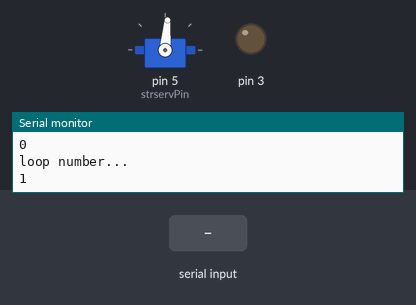
Bench run of a sketch on a simulated Arduino Uno, built with avr-gcc and run on an emulated ATmega328P. Shown: servo, output pins drawn as LEDs (lit = HIGH), the last lines printed to the serial monitor. Inputs (shaded band) come from the test bench.

Above: at 1.2 s.
1.3 s: "l" received over Serial
At 3.2 s:
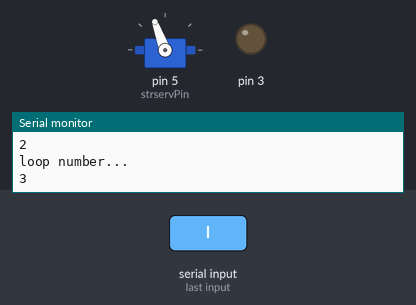
3.5 s: "r" received over Serial
At 4.8 s:
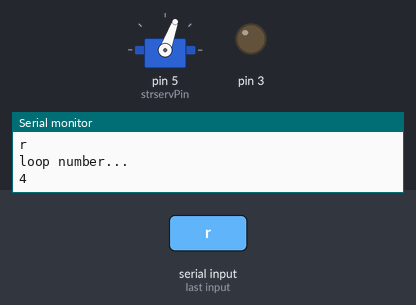
5.5 s: "1" received over Serial
At 6.3 s:
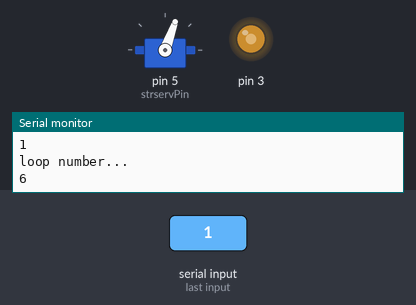
7.5 s: "c" received over Serial
At 9.1 s:
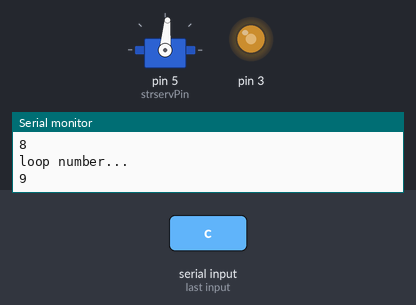
9.5 s: "l" received over Serial
At 10.6 s:
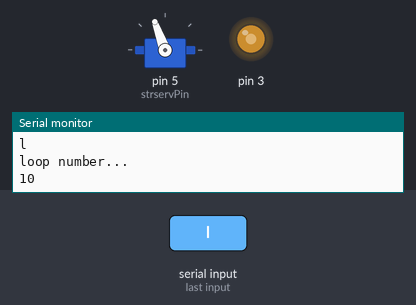
Timing chart, 0 to 12.5 s (numbered marks = the images above; inputs shaded):
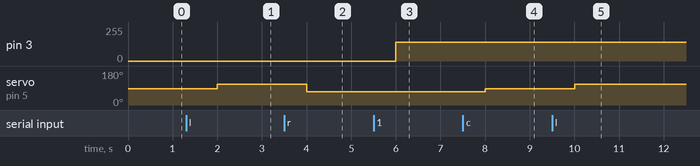

Measured:
- after the input at 1.3 s, servo on pin 5 (strservPin): 85° → 110° after 0.70 s
- after the input at 3.5 s, servo on pin 5 (strservPin): 110° → 70° after 0.50 s
- after the input at 5.5 s, pin 3: 0/255 → 140/255 after 0.50 s
- after the input at 7.5 s, servo on pin 5 (strservPin): 70° → 85° after 0.50 s
- after the input at 9.5 s, servo on pin 5 (strservPin): 85° → 110° after 0.50 s

The sketch:

serial_controlled_robot_code_ino.ino
```cpp
#include <Servo.h>;

const int strservPin = 5;

String oldinfo = "";
String info = "";
int steerpos = 85;
int motorspeed = 0;
int motordi = 0;
int lnum = 0;

Servo steerServo;

void setup()
{
  // start serial port at 9600 bps:
  Serial.begin(9600);
  Serial.println("i have activated this port");
  steerServo.attach(strservPin);
  steerServo.write(85);
}

void loop(){
  if (Serial.available()){
    char mychar = (char)Serial.read();
    info += mychar;
    Serial.println(info);
  }
  Serial.println("loop number...");
  Serial.println(lnum);
  lnum = lnum + 1;


    if (info == "l"){
        steerpos = 110;
    } else if (info == "r"){
        steerpos = 70;
    } else if (info == "c"){
        steerpos = 85;
    } else if (info == "R"){
        motordi = 1;
    } else if (info == "F"){
        motordi = 0;
    } else if (info == "0"){
        motorspeed = 0;
    } else if (info == "1"){
        motorspeed  = 140;
    } else if(info == "2"){
        motorspeed = 160;
    } else if(info == "3"){
        motorspeed = 180;
    } else if(info == "4"){
        motorspeed = 200;
    } else if(info == "5"){
        motorspeed = 220;
    } else if (info == "6"){
        motorspeed  = 240;
    } else if (info == "7"){
        motorspeed = 250;
    }


  steerServo.write(steerpos);

  if(motordi == 0){
    digitalWrite(12,LOW);
  } else {
    digitalWrite(12,HIGH);
  }
  digitalWrite(9,LOW);
  analogWrite(3,motorspeed);


  delay(1000);
  info = "";


}
```
